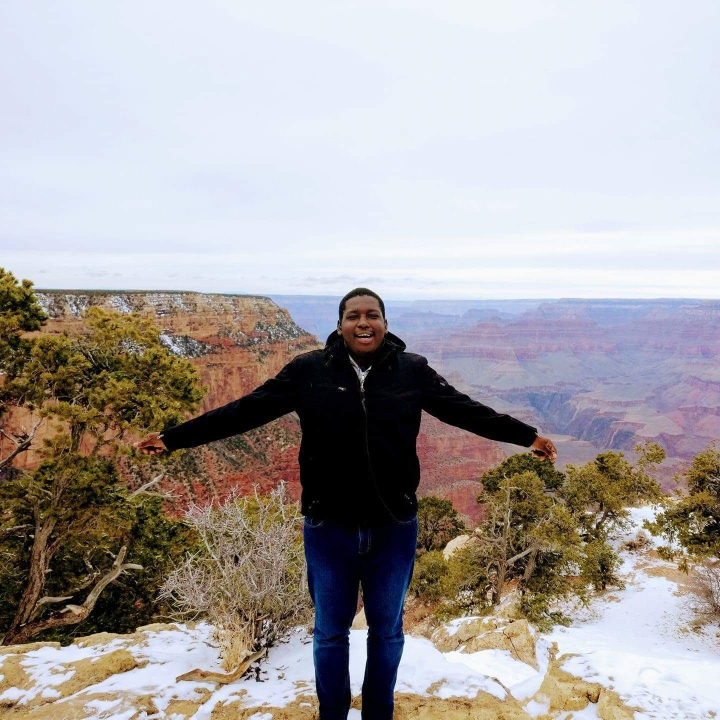
#> input picture Open CV/jibby.jpg, 1440 x 1439 px, given in place of the camera (shown at 1/2 size)
$ python red.py
#> lines starting #> are read from the running program, lines starting #| are printed output that depends on the picture; after the words box and inside, x2 and y2 are one past the last pixel; in counts of white or black regions, pixels touching at a corner belong together
import cv2
import numpy as np
import imutils
from time import sleep

cap = cv2.VideoCapture(1)
#cap1 = cv2.VideoCapture(2)


def detect_object(v, w,a,b,c,d,e,f,z):
#> called with w = 600, a = 0, b = 60, c = 60, d = 80, e = 255, f = 255, z = 'red'
    _, frame = v.read(c)
#> frame is the input picture: shape (1439, 1440, 3); mean B, G, R 161.8, 162.4, 167.4
    frame = imutils.resize(frame, width=w)
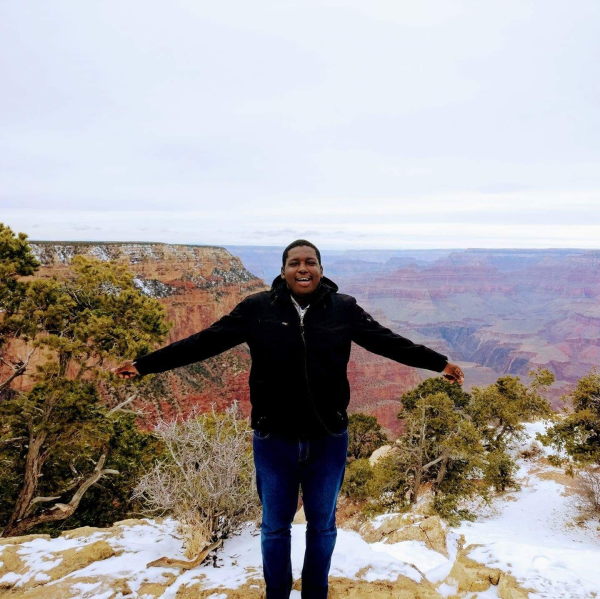
#> frame: shape (599, 600, 3); mean B, G, R 161.8, 162.4, 167.4
    lower_color = np.array([a,b,c])
    upper_color = np.array([d,e,f])
    blurred = cv2.GaussianBlur(frame, (11, 11), 0)
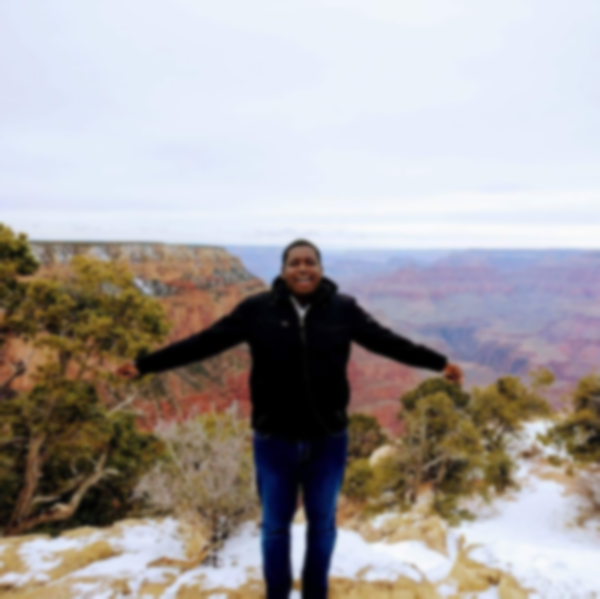
#> blurred: shape (599, 600, 3); mean B, G, R 161.8, 162.4, 167.4
    hsv = cv2.cvtColor(blurred, cv2.COLOR_BGR2HSV)
#> hsv: shape (599, 600, 3); mean H, S, V 76.6, 64.4, 179.8
    kernel = np.ones((11,11),np.float32)/225
    mask = cv2.inRange(hsv, lower_color, upper_color)
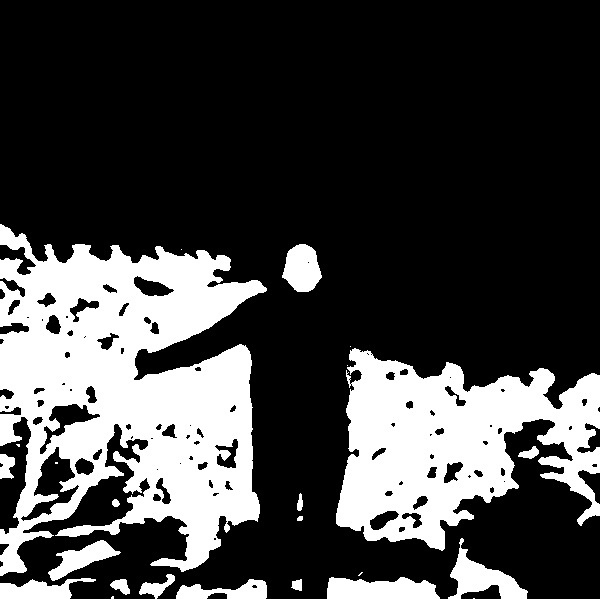
#> mask: shape (599, 600); 26.7% white; 24 white regions (8 under 20 px), largest, box (x1, y1, x2, y2) and area: (0, 224, 267, 576) 55425, (336, 348, 600, 551) 30594, (327, 577, 440, 599) 2030
    mask1 = cv2.inRange(hsv, lower_color, upper_color)
    mask = cv2.morphologyEx(mask, cv2.MORPH_OPEN, kernel)
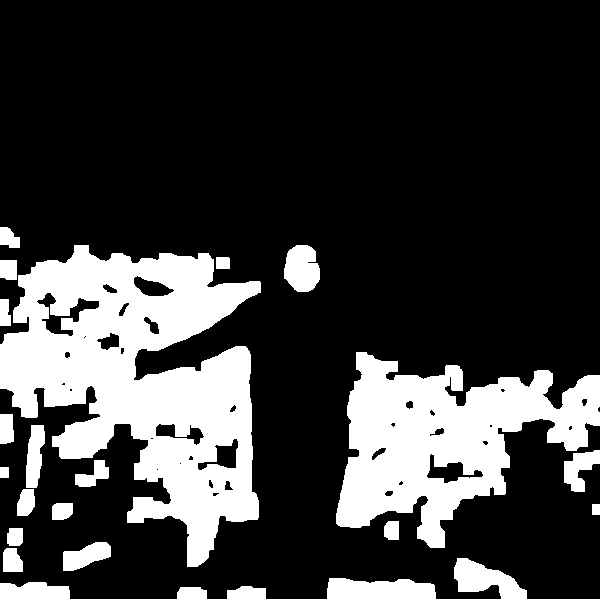
#> mask: shape (599, 600); 23.4% white; 24 white regions, largest, box (x1, y1, x2, y2) and area: (0, 245, 261, 567) 44701, (336, 352, 600, 548) 26171, (327, 578, 436, 599) 1969
    mask = cv2.morphologyEx(mask, cv2.MORPH_CLOSE, kernel)
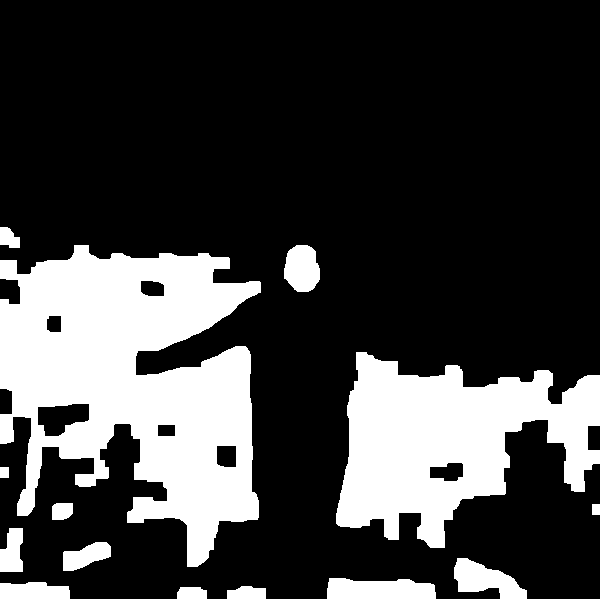
#> mask: shape (599, 600); 24.8% white; 14 white regions
    output = cv2.bitwise_and(frame, frame, mask = mask1)
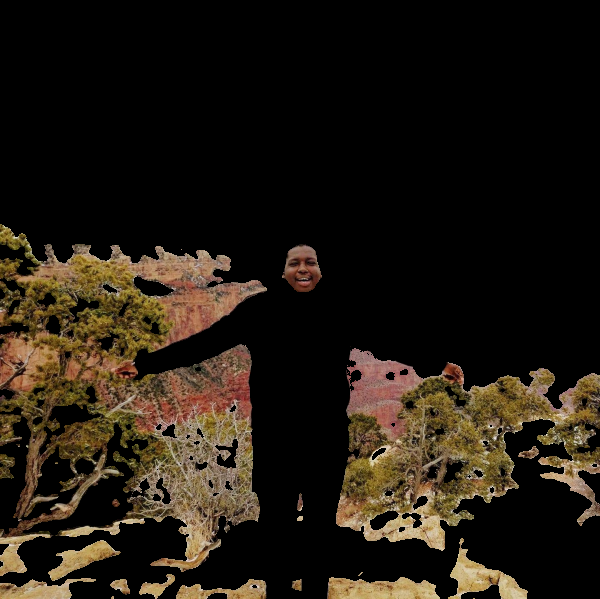
#> output: shape (599, 600, 3); mean B, G, R 17.7, 26.9, 34.3

    kernel = np.ones((11,11),np.float32)/225

    red_center = cv2.findContours(mask.copy(), cv2.RETR_EXTERNAL,
        cv2.CHAIN_APPROX_SIMPLE)[-2]
#> red_center = 14 contours; largest, box (x1, y1, x2, y2) and area: (0, 245, 261, 567) 52190, (336, 352, 600, 548) 28901, (327, 578, 436, 599) 1862, (454, 558, 527, 599) 1597, (284, 245, 320, 292) 1286
    center_red = None


    if len(red_center) > 0:
        # find the largest contour in the mask, then use
        # it to compute the minimum enclosing circle and
        # centroid
        c = max(red_center, key=cv2.contourArea)
#> c = contour of 413 points, box (x1, y1, x2, y2) (0, 245, 261, 567), area 52190
        ((x, y), radius) = cv2.minEnclosingCircle(c)
#> x = 119.1; y = 399.7; radius = 183.6
        M = cv2.moments(c)
#> M = moments, m00 52190.5, centre m10/m00, m01/m00 = (132.8, 380.9)
        x_red = int(M["m10"] / M["m00"])
#> x_red = 132
        y_red = int(M["m01"] / M["m00"])
#> y_red = 380

       # sc = str("x-red:",x_red, "y_red:",y_red)
        # only proceed if the radius meets a minimum size. Correct this value for your obect's size
        if radius > 0.5:
            # draw the circle and centroid on the frame,
            # then update the list of tracked points
            cv2.circle(frame, (int(x), int(y)), int(radius), (255,0,0), 2)
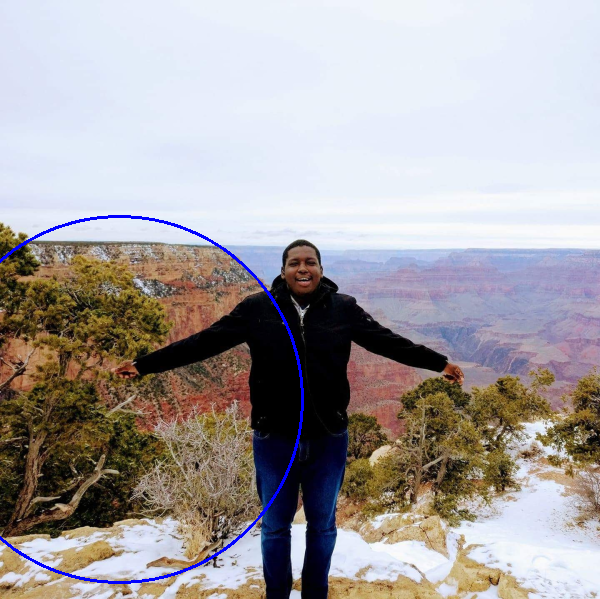
#> frame: shape (599, 600, 3); 0.7% of pixels changed, all inside (x1, y1, x2, y2) = (0, 215, 304, 584)
            #cv2.putText(frame, sc, (20,20), cv2.FONT_HERSHEY_SIMPLEX, 0.6,(0,255,0),2)
            print(z, x_red, y_red)
#| red 132 380

    cv2.imshow("frame", output)
    return output

while True:
    cv2.imshow("red", detect_object(cap, 600,0,60,60,80,255,255,"red"))
    #cv2.imshow("blue",detect_object(cap1, 600,0,100,100,189,255,255,"blue"))


    k = cv2.waitKey(5) & 0xFF
#> (key Esc is pressed here)
    if k == 27:
        break
cv2.destroyAllWindows()
cap.release
